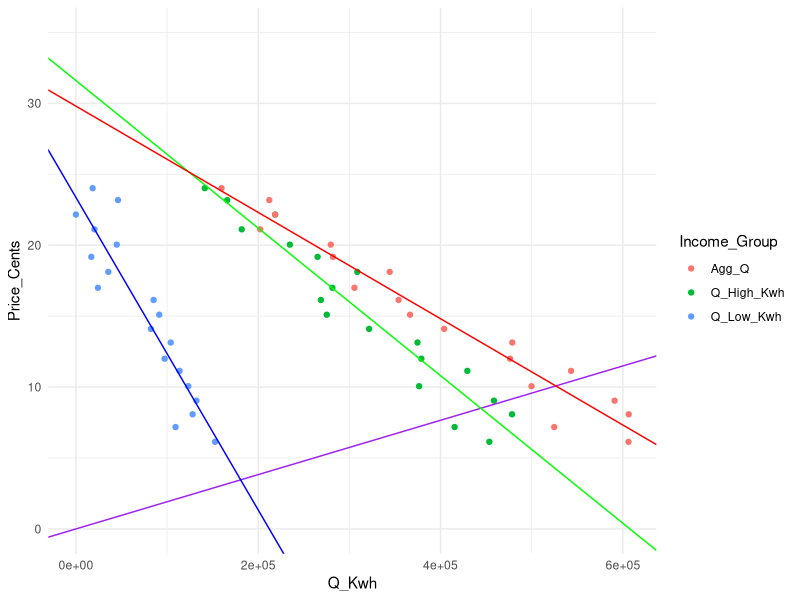

The R source for this figure:
## ---- chunk 1
knitr::opts_chunk$set(warning = FALSE, message = FALSE)

library(here)
library(tidyverse)
library(kableExtra)
## ---- chunk 2
#Loading in the data and baselines

data <- read_csv(here("HW3_data.csv"))[,-1] #upload and drop first column

#agg demand to new table
data_agg <- data %>% 
  mutate(Agg_Q = Q_Low_Kwh + Q_High_Kwh)

data_piv <- pivot_longer(data_agg, !Price_Cents, names_to = "Income_Group", values_to = "Q_Kwh") #pivot table to create column for districts (populated by four districts)

#est constants
price_e = 10 #cents/kWh
scc = 5100 # cent price/metric_ton 1000 kg
emis_lb_per_kwh = .85 #lbs CO2/kWh
emis_kg_per_kwh = emis_lb_per_kwh * 0.45359237 #kgs CO2/kWh
## ---- chunk 3
#linear regression for functions
low_lm <- lm(Price_Cents ~ Q_Low_Kwh, data = data_agg)
high_lm <- lm(Price_Cents ~ Q_High_Kwh, data = data_agg)
agg_lm <- lm(Price_Cents ~ Agg_Q, data = data_agg)

high_dem <- function(quantity){  
  demand_p = high_lm$coefficients[2]*quantity + high_lm$coefficients[1]
  return(demand_p)
}
low_dem <- function(quantity){  
  demand_p = low_lm$coefficients[2]*quantity + low_lm$coefficients[1]
}
agg_dem <- function(quantity){
  demand_p = agg_lm$coefficients[2]*quantity + agg_lm$coefficients[1]
  return(demand_p)
}

#linear regression for inverse functions 
low_lm_inv<- lm(Q_Low_Kwh ~ Price_Cents, data = data_agg)
high_lm_inv <- lm(Q_High_Kwh ~ Price_Cents, data = data_agg)
agg_lm_inv <- lm(Agg_Q ~ Price_Cents, data = data_agg)

high_dem_inv <- function(price){  
  demand_q = high_lm_inv$coefficients[2]*price + high_lm_inv$coefficients[1]
}
low_dem_inv <- function(price){  
  demand_q = low_lm_inv$coefficients[2]*price + low_lm_inv$coefficients[1]
}
agg_dem_inv <- function(price){  
  demand_q = agg_lm_inv$coefficients[2]*price + agg_lm_inv$coefficients[1]
}

#agg_demand_slope = 1/((1/high_lm$coefficients[2]) + (1/low_lm$coefficients[2]))
## ---- chunk 4
mec = emis_kg_per_kwh * scc * (1/1000) #mec per kWh electricity
## ---- chunk 5
quant_e <- agg_dem_inv(price_e)
supply_slope <- price_e/quant_e

sup <- function(quantity){
  price = supply_slope * quantity
}
sup_inv <- function(price){
  quantity = price/supply_slope
}
## ---- chunk 6
ggplot(data = data_piv, aes(x = Q_Kwh, y = Price_Cents, color = Income_Group)) +
  geom_point() +
  geom_abline(intercept = 0, slope = supply_slope, color = "purple") + 
  geom_abline(intercept = high_lm$coefficients[1], slope = high_lm$coefficients[2], color = "green") +
  geom_abline(intercept = low_lm$coefficients[1], slope = low_lm$coefficients[2], color = "blue") +
  geom_abline(intercept = agg_lm$coefficients[1], slope = agg_lm$coefficients[2], color = "red") +
  theme_minimal() + 
  ylim(0,35)
## ---- chunk 7
kink_x = (high_lm$coefficients[1]-agg_lm$coefficients[1])/(agg_lm$coefficients[2]-high_lm$coefficients[2])
kink_y = agg_dem(kink_x)

kink_triangle = integrate(high_dem, 0, kink_x)$value - integrate(agg_dem, 0, kink_x)$value

con_surplus = ((.5*quant_e*(agg_lm$coefficients[1] - price_e)) + kink_triangle)/100
prod_surplus = (.5*quant_e*price_e)/100
env_cost = (mec * quant_e)/100 #div by hundred for dollar value
## ---- chunk 8
high_ben = (.5 * high_dem_inv(price_e) * (high_lm$coefficients[1] - price_e)) / 100
low_ben = (.5 * low_dem_inv(price_e) * (low_lm$coefficients[1] - price_e)) / 100
## ---- chunk 9
new_q = (mec - agg_lm$coefficients[1])/(agg_lm$coefficients[2]-supply_slope)
new_p = agg_dem(new_q)

high_ben_tax = (.5 * high_dem_inv(new_p) * (high_lm$coefficients[1] - new_p)) / 100
low_ben_tax = (.5 * low_dem_inv(new_p) * (low_lm$coefficients[1] - new_p)) / 100

prod_surplus_tax = (.5*new_q*(new_p-mec))/100
env_cost_tax = (mec * new_q)/100
tax_rev = new_q * (mec)/100
## ---- chunk 10
scc = 5100
mec = emis_kg_per_kwh * scc * (1/1000) #mec per kWh electricity

new_q = (mec - agg_lm$coefficients[1]) / (agg_lm$coefficients[2] - supply_slope)
new_p = agg_dem(new_q)

tax_rev = new_q * (mec)/100

high_perc = high_dem_inv(new_p)/new_q
low_perc = 1 - high_perc

high_tax_share = tax_rev * high_perc
low_tax_share = tax_rev * low_perc

high_ben_plus_tax = ((.5 * high_dem_inv(new_p) * (high_lm$coefficients[1] - new_p)) / 100) + high_tax_share
low_ben_plus_tax = ((.5 * low_dem_inv(new_p) * (low_lm$coefficients[1] - new_p)) / 100) + low_tax_share
prod_surplus_tax = (.5*new_q*(new_p-mec))/100
## ---- chunk 11
scc = 7500
mec = emis_kg_per_kwh * scc * (1/1000) #mec per kWh electricity
## ---- chunk 12
scc = 10000
mec = emis_kg_per_kwh * scc * (1/1000) #mec per kWh electricity
## ---- chunk 13
scc = 15000
mec = emis_kg_per_kwh * scc * (1/1000) #mec per kWh electricity
## ---- chunk 14
scc = 12500
mec = emis_kg_per_kwh * scc * (1/1000) #mec per kWh electricity

#Need to copy and paste the code to each - make sure code is solid first
## ---- chunk 15
